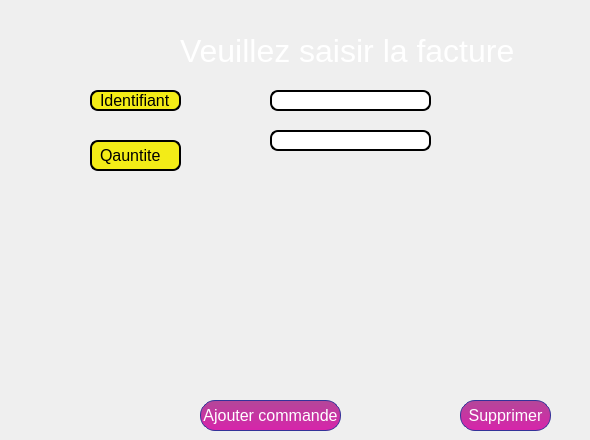
    <widget class="QWidget" name="tab_3">
     <attribute name="title">
      <string>Nouvelle commande</string>
     </attribute>
     <widget class="QLineEdit" name="montantS_3">
      <property name="geometry">
       <rect>
        <x>270</x>
        <y>130</y>
        <width>161</width>
        <height>21</height>
       </rect>
      </property>
      <property name="styleSheet">
       <string notr="true">QLineEdit {
background-color: rgb(255, 255, 255);
padding: 1px;
border-style: solid;
border: 2px solid black;
border-radius: 8px;
}</string>
      </property>
     </widget>
     <widget class="QLineEdit" name="idS_3">
      <property name="geometry">
       <rect>
        <x>270</x>
        <y>90</y>
        <width>161</width>
        <height>21</height>
       </rect>
      </property>
      <property name="styleSheet">
       <string notr="true">QLineEdit {
background-color: rgb(255, 255, 255);
padding: 1px;
border-style: solid;
border: 2px solid black;
border-radius: 8px;
}</string>
      </property>
     </widget>
     <widget class="QLabel" name="label_9">
      <property name="enabled">
       <bool>true</bool>
      </property>
      <property name="geometry">
       <rect>
        <x>90</x>
        <y>140</y>
        <width>91</width>
        <height>31</height>
       </rect>
      </property>
      <property name="font">
       <font>
        <pointsize>12</pointsize>
       </font>
      </property>
      <property name="styleSheet">
       <string notr="true">QLabel {
	color: rgb(0, 0, 0);
	background-color: rgb(243, 236, 23);
border: 2px solid;
border-radius: 8px;
padding: 2px 4px;
}</string>
      </property>
      <property name="text">
       <string>Qauntite</string>
      </property>
     </widget>
     <widget class="QLabel" name="label_10">
      <property name="geometry">
       <rect>
        <x>90</x>
        <y>90</y>
        <width>91</width>
        <height>21</height>
       </rect>
      </property>
      <property name="font">
       <font>
        <pointsize>12</pointsize>
       </font>
      </property>
      <property name="styleSheet">
       <string notr="true">QLabel {
	color: rgb(0, 0, 0);
	background-color: rgb(243, 236, 23);
border: 2px solid;
border-radius: 8px;
padding: 2px 4px;
}</string>
      </property>
      <property name="text">
       <string>Identifiant</string>
      </property>
     </widget>
     <widget class="QLabel" name="label_19">
      <property name="geometry">
       <rect>
        <x>180</x>
        <y>30</y>
        <width>401</width>
        <height>41</height>
       </rect>
      </property>
      <property name="font">
       <font>
        <pointsize>24</pointsize>
       </font>
      </property>
      <property name="styleSheet">
       <string notr="true">QLabel {
	color: rgb(255, 255, 255);
}</string>
      </property>
      <property name="text">
       <string>Veuillez saisir la facture</string>
      </property>
     </widget>
     <widget class="QPushButton" name="pb_ajouter_2">
      <property name="geometry">
       <rect>
        <x>200</x>
        <y>400</y>
        <width>141</width>
        <height>31</height>
       </rect>
      </property>
      <property name="font">
       <font>
        <pointsize>12</pointsize>
       </font>
      </property>
      <property name="styleSheet">
       <string notr="true">QPushButton {
color: white;
border:15px;
	background-color: qlineargradient(spread:pad, x1:0.122, y1:0.988636, x2:0.118, y2:0, stop:0.0147059 rgba(214, 37, 170, 255), stop:0.936275 rgba(182, 69, 154, 255));
border-width: 1px;
border-color: #339;
border-style: solid;
border-radius: 15;
padding: -16px 0px;
min-height: 32px;
min-width: 60px;	
}
QPushButton:hover {
color: white;
	background-color: qlineargradient(spread:pad, x1:0.122, y1:0.988636, x2:0.118, y2:0, stop:0.00490196 rgba(255, 0, 191, 255), stop:0.696078 rgba(174, 72, 150, 255), stop:1 rgba(242, 242, 242, 255));
border-width: 1px;
border-color: #339;
border-style: solid;
border-radius: 15;
padding: -16px 0px;
min-height: 32px;
min-width: 60px;	
}
</string>
      </property>
      <property name="text">
       <string>Ajouter commande</string>
      </property>
     </widget>
     <widget class="QPushButton" name="pb_supp_form_2">
      <property name="geometry">
       <rect>
        <x>460</x>
        <y>400</y>
        <width>91</width>
        <height>31</height>
       </rect>
      </property>
      <property name="font">
       <font>
        <pointsize>12</pointsize>
       </font>
      </property>
      <property name="styleSheet">
       <string notr="true">QPushButton {
color: white;
border:15px;
	background-color: qlineargradient(spread:pad, x1:0.122, y1:0.988636, x2:0.118, y2:0, stop:0.0147059 rgba(214, 37, 170, 255), stop:0.936275 rgba(182, 69, 154, 255));
border-width: 1px;
border-color: #339;
border-style: solid;
border-radius: 15;
padding: -16px 0px;
min-height: 32px;
min-width: 60px;	
}
QPushButton:hover {
color: white;
	background-color: qlineargradient(spread:pad, x1:0.122, y1:0.988636, x2:0.118, y2:0, stop:0.00490196 rgba(255, 0, 191, 255), stop:0.696078 rgba(174, 72, 150, 255), stop:1 rgba(242, 242, 242, 255));
border-width: 1px;
border-color: #339;
border-style: solid;
border-radius: 15;
padding: -16px 0px;
min-height: 32px;
min-width: 60px;	
}</string>
      </property>
      <property name="text">
       <string>Supprimer</string>
      </property>
     </widget>
    </widget>
